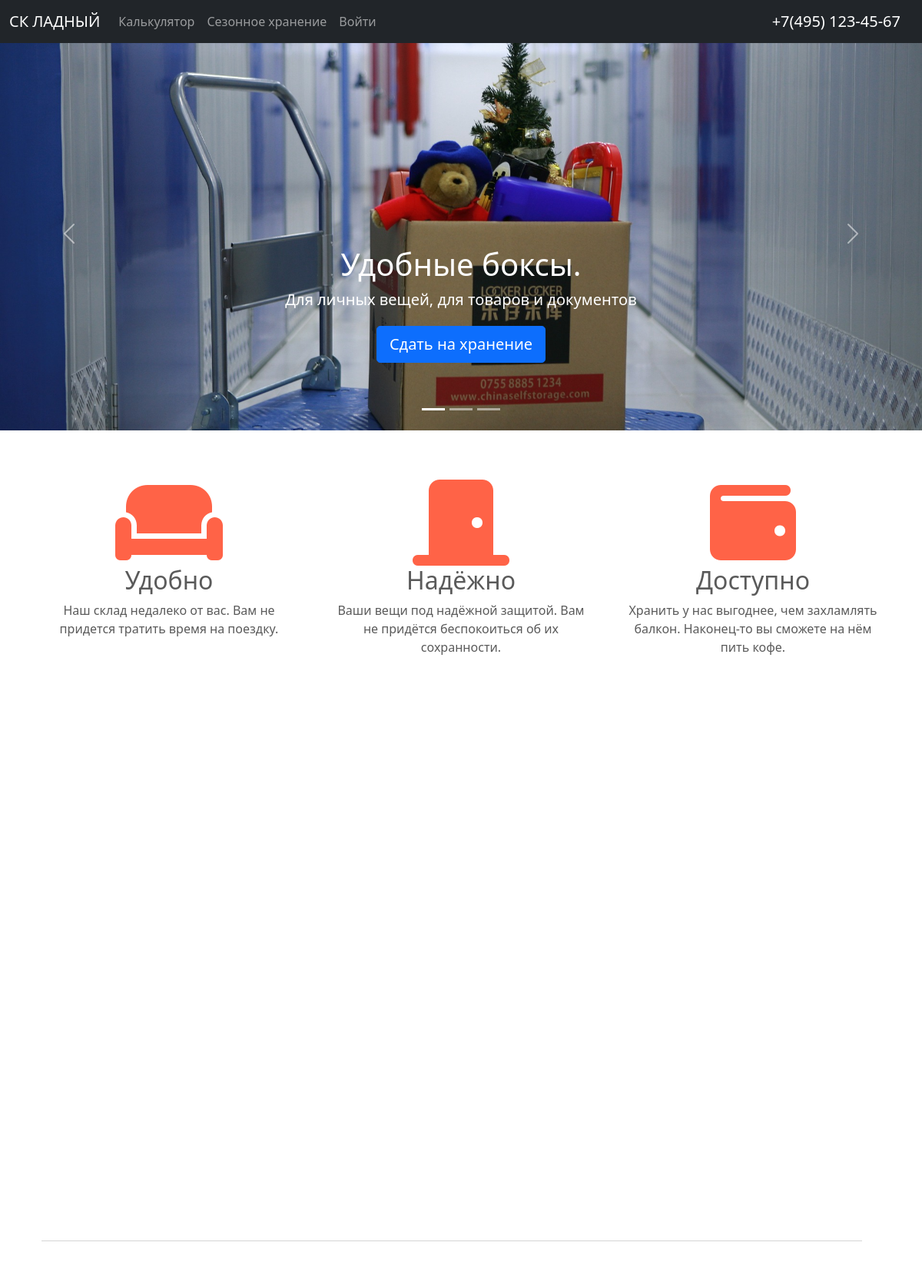
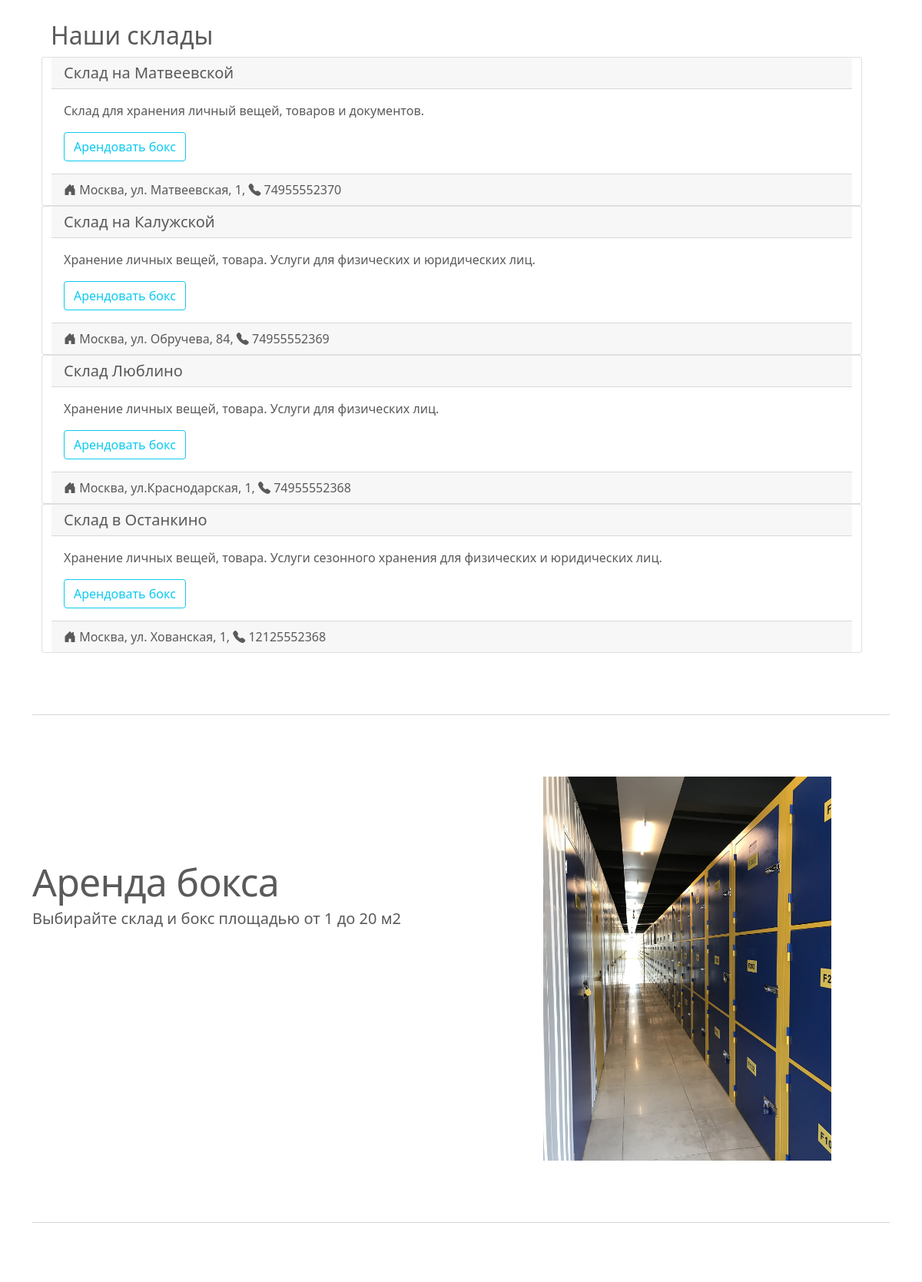
The page / (upper part) on the database its author committed (2 pictures, top to bottom).
### apps/storage/models.py (models this page shows, shortened)
class Warehouse(models.Model):
    title = models.CharField(max_length=100, verbose_name='Название склада')
    description = models.TextField(verbose_name='Подробное описание склада')
    address = models.CharField(max_length=200, unique=True, verbose_name='Адрес склада')
    phone = models.IntegerField(verbose_name='Телефонный номер склада',
                             help_text='Введите номер телефона, например, +79999999999')
    latitude = models.FloatField(validators=lat_validators, verbose_name='Широта', )
    longitude = models.FloatField(validators=lng_validators, verbose_name='Долгота')
    slug = models.SlugField(max_length=100, unique=True)
    class Meta:
        verbose_name = 'Склад'
        verbose_name_plural = 'Склады'
        db_table = 'warehouses'

### apps/storage/views.py (the view)
# urls.py: path('', main_page, name='main_page'),
def main_page(request):
    warehouses = Warehouse.objects.all()
    warehouses_for_template = {}
    for w in warehouses:
        warehouses_for_template[w.title] = [[w.latitude, w.longitude], w.description]
    return render(request, 'main_page.html', context={
                                        'warehouses': warehouses,
                                        'YANDEX_MAPS_API_KEY': settings.YANDEX_MAPS_API_KEY,
                                        }
                 )

### apps/storage/templates/main_page.html (shortened to what this page needs)
{% extends 'base.html' %}
{% load static %}
{% load l10n %}
{% block slider %}
  <div id="myCarousel" class="carousel slide" data-bs-ride="carousel">
    <div class="carousel-indicators">
      <button type="button" data-bs-target="#myCarousel" data-bs-slide-to="0" class="active" aria-current="true" aria-label="Slide 1"></button>
      <button type="button" data-bs-target="#myCarousel" data-bs-slide-to="1" aria-label="Slide 2"></button>
      <button type="button" data-bs-target="#myCarousel" data-bs-slide-to="2" aria-label="Slide 3"></button>
    </div>
    <div class="carousel-inner">
      <div class="carousel-item active">
        <img class="front-image" src="{% static 'basic_templates/images/mini-storage-gab28e25f8_1920.jpg' %}">
        <div class="container">
          <div class="carousel-caption">
            <h1>Удобные боксы.</h1>
            <p>Для личных вещей, для товаров и документов</p>
            <p><a class="btn btn-lg btn-primary" href="{% url 'calculator' 2 1 %}">Сдать на хранение</a></p>
          </div>
        </div>
      </div>
    </div>
    <button class="carousel-control-prev" type="button" data-bs-target="#myCarousel" data-bs-slide="prev">
      <span class="carousel-control-prev-icon" aria-hidden="true"></span>
    </button>
    <button class="carousel-control-next" type="button" data-bs-target="#myCarousel" data-bs-slide="next">
      <span class="carousel-control-next-icon" aria-hidden="true"></span>
    </button>
  </div>
 {% endblock %}
    {% block marketing %}
    <div class="row">
      <div class="col-lg-4">
        <i class="fas fa-couch" style="font-size: 7em; color: #ff6347"></i>
        <h2>Удобно</h2>
        <p>Наш склад недалеко от вас. Вам не придется тратить время на поездку.</p>
      </div>
      <div class="col-lg-4">
        <i class="fas fa-door-closed" style="font-size: 7em; color: #ff6347"></i>
        <h2>Надёжно</h2>
        <p>Ваши вещи под надёжной защитой. Вам не придётся беспокоиться об их сохранности.</p>
      </div>
      <div class="col-lg-4">
        <i class="fas fa-wallet" style="font-size: 7em; color: #ff6347"></i>
        <h2>Доступно</h2>
        <p>Хранить у нас выгоднее, чем захламлять балкон. Наконец-то вы сможете на нём пить кофе.</p>
      </div>
    </div>
    {% endblock %}
    {% block map %}
      <div id="map" style="width: 100%; height: 40rem;"></div>
    {% endblock %}
    {% block content %}
    <hr class="featurette-divider">
    <h2>Наши склады</h2>
        {% for w in warehouses %}
            <div class="card">
            <h5 class="card-header">{{ w.title }}</h5>
            <div class="card-body">
                <p class="card-text">{{ w.description }}</p>
                <a href="{% url 'calculator' 1 w.id %}" class="btn btn-outline-info">Арендовать бокс</a>
            </div>
            <div class="card-footer">
            <i class="bi bi-house-door-fill"></i> {{ w.address }}, <i class="bi bi-telephone-fill"></i> {{ w.phone }}
            </div>
            </div>
        {% endfor %}
    {% endblock %}
    {% block featurettes %}
    <hr class="featurette-divider">
    <div class="row featurette">
      <div class="col-md-7">
        <h2 class="featurette-heading">Аренда бокса</h2>
        <p class="lead">Выбирайте склад и бокс площадью от 1 до 20 м2</p>
      </div>
      <div class="col-md-5">
        <img class="market-image" src="{% static 'basic_templates/images/mini-storage-g10df42229_1920.jpg' %}">
      </div>
    </div>
    <hr class="featurette-divider">
    {% endblock %}

### basic_templates/static/basic_templates/css/carousel.css (style rules this page uses)
body { padding-top: 3rem; padding-bottom: 3rem; color: #5a5a5a; }
.carousel { margin-bottom: 4rem; }
.carousel-caption { bottom: 3rem; z-index: 10; }
.carousel-item { height: 32rem; }
.carousel-item > img { position: absolute; top: 0; left: 0; min-width: 100%; height: 32rem; }
.marketing .col-lg-4 { margin-bottom: 1.5rem; text-align: center; }
.marketing h2 { font-weight: 400; }
.marketing .col-lg-4 p { margin-right: .75rem; margin-left: .75rem; }
.featurette-divider { margin: 5rem 0; }
.featurette-heading { font-weight: 300; line-height: 1; letter-spacing: -.05rem; }
@media (min-width: 40em) { .carousel-caption p { margin-bottom: 1.25rem; font-size: 1.25rem; line-height: 1.4; } }
@media (min-width: 40em) { .featurette-heading { font-size: 50px; } }
@media (min-width: 62em) { .featurette-heading { margin-top: 7rem; } }

### basic_templates/static/basic_templates/css/storage.css (style rules this page uses)
img.front-image { height: 100%; min-height: 100%; object-fit: cover; object-position: center; }
img.market-image { max-height: 500px; max-width: 100%; object-fit: cover; object-position: center; }

### rows shown on the page
Warehouse: title "Склад на Матвеевской", description "Склад для хранения личный вещей, товаров и документов.", address "Москва, ул. Матвеевская, 1", phone "74955552370"
Warehouse: title "Склад на Калужской", description "Хранение личных вещей, товара. Услуги для физических и юридических лиц.", address "Москва, ул. Обручева, 84", phone "74955552369"
Warehouse: title "Склад Люблино", description "Хранение личных вещей, товара. Услуги для физических лиц.", address "Москва, ул.Краснодарская, 1", phone "74955552368"
Warehouse: title "Склад в Останкино", description "Хранение личных вещей, товара. Услуги сезонного хранения для физических и юридических лиц.", address "Москва, ул. Хованская, 1", phone "12125552368"
